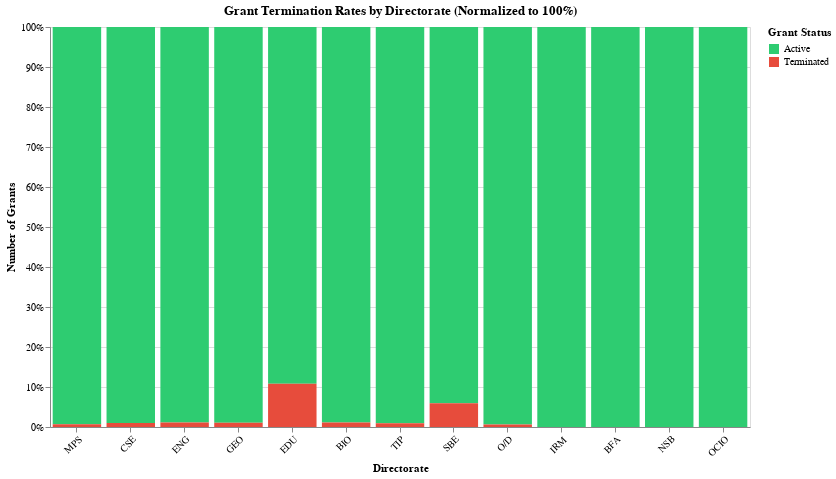

Write notebook code for a chart like this one.
### Code cell
# Create year range slider
year_range_slider = alt.binding_range(
    min=2020,
    max=2025,
    step=1,
    name='Year Range Start: '
)
year_range_start = alt.param(
    name='year_start',
    value=2020,
    bind=year_range_slider
)

year_range_slider_end = alt.binding_range(
    min=2020,
    max=2025,
    step=1,
    name='Year Range End: '
)
year_range_end = alt.param(
    name='year_end',
    value=2025,
    bind=year_range_slider_end
)

# Base chart with filtering
base = alt.Chart(termination_by_dir).transform_filter(
    (alt.datum.year >= year_range_start) & (alt.datum.year <= year_range_end)
).transform_aggregate(
    count='sum(count)',
    groupby=['directorate', 'status']
).transform_calculate(
    order="datum.status == 'Terminated' ? 0 : 1"
)


# Create main stacked bar chart (normalized percentage view)
stacked_chart = base.transform_joinaggregate(
    total='sum(count)',
    groupby=['directorate']
).transform_calculate(
    percentage='datum.count / datum.total * 100'
).mark_bar().encode(
    x=alt.X('directorate:N', title='Directorate', sort='-y', axis=alt.Axis(labelAngle=-45)),
    y=alt.Y('sum(count):Q', title='Number of Grants', stack='normalize'),
    color=alt.Color('status:N', 
                    scale=alt.Scale(domain=['Active', 'Terminated'], 
                                  range=['#2ecc71', '#e74c3c']),
                    title='Grant Status'),
    order=alt.Order('order:Q'),
    tooltip=[
        alt.Tooltip('directorate:N', title='Directorate'),
        alt.Tooltip('status:N', title='Status'),
        alt.Tooltip('count:Q', title='Number of Grants', format=','),
        alt.Tooltip('percentage:Q', title='Percentage', format='.2f')
    ]
).properties(
    width=700,
    height=400,
    title='Grant Termination Rates by Directorate (Normalized to 100%)'
).add_params(
    year_range_start,
    year_range_end
)

# Combine main chart with detail panel
final_chart = (stacked_chart).resolve_scale(
    color='shared'
)

final_chart

### Figure 1 — Vega-Lite specification as saved in the notebook (floating-point values rounded to 4 significant figures)
{"config": {"view": {"continuousWidth": 300, "continuousHeight": 300}}, "data": {"name": "data-13ef06e5419bfbe4e86b5e9edce61c3e"}, "mark": {"type": "bar"}, "encoding": {"color": {"field": "status", "scale": {"domain": ["Active", "Terminated"], "range": ["#2ecc71", "#e74c3c"]}, "title": "Grant Status", "type": "nominal"}, "order": {"field": "order", "type": "quantitative"}, "tooltip": [{"field": "directorate", "title": "Directorate", "type": "nominal"}, {"field": "status", "title": "Status", "type": "nominal"}, {"field": "count", "format": ",", "title": "Number of Grants", "type": "quantitative"}, {"field": "percentage", "format": ".2f", "title": "Percentage", "type": "quantitative"}], "x": {"axis": {"labelAngle": -45}, "field": "directorate", "sort": "-y", "title": "Directorate", "type": "nominal"}, "y": {"aggregate": "sum", "field": "count", "stack": "normalize", "title": "Number of Grants", "type": "quantitative"}}, "height": 400, "params": [{"name": "year_start", "bind": {"input": "range", "max": 2025, "min": 2020, "name": "Year Range Start: ", "step": 1}, "value": 2020}, {"name": "year_end", "bind": {"input": "range", "max": 2025, "min": 2020, "name": "Year Range End: ", "step": 1}, "value": 2025}], "resolve": {"scale": {"color": "shared"}}, "title": "Grant Termination Rates by Directorate (Normalized to 100%)", "transform": [{"filter": "((datum.year >= year_start) && (datum.year <= year_end))"}, {"aggregate": [{"op": "sum", "field": "count", "as": "count"}], "groupby": ["directorate", "status"]}, {"calculate": "datum.status == 'Terminated' ? 0 : 1", "as": "order"}, {"joinaggregate": [{"op": "sum", "field": "count", "as": "total"}], "groupby": ["directorate"]}, {"calculate": "datum.count / datum.total * 100", "as": "percentage"}], "width": 700, "$schema": "https://vega.github.io/schema/vega-lite/v5.20.1.json", "datasets": {"data-13ef06e5419bfbe4e86b5e9edce61c3e": [{"directorate": "BFA", "year": 2020, "status": "Active", "count": 10}, {"directorate": "BFA", "year": 2021, "status": "Active", "count": 11}, {"directorate": "BFA", "year": 2022, "status": "Active", "count": 13}, {"directorate": "BIO", "year": 2020, "status": "Active", "count": 1420}, {"directorate": "BIO", "year": 2021, "status": "Active", "count": 1217}, {"directorate": "BIO", "year": 2021, "status": "Terminated", "count": 9}, {"directorate": "BIO", "year": 2022, "status": "Active", "count": 1171}, {"directorate": "BIO", "year": 2022, "status": "Terminated", "count": 15}, {"directorate": "BIO", "year": 2023, "status": "Active", "count": 1066}, {"directorate": "BIO", "year": 2023, "status": "Terminated", "count": 22}, {"directorate": "BIO", "year": 2024, "status": "Active", "count": 994}, {"directorate": "BIO", "year": 2024, "status": "Terminated", "count": 27}, {"directorate": "BIO", "year": 2025, "status": "Active", "count": 784}, {"directorate": "BIO", "year": 2025, "status": "Terminated", "count": 1}, {"directorate": "CSE", "year": 2020, "status": "Active", "count": 2148}, {"directorate": "CSE", "year": 2021, "status": "Active", "count": 1861}, {"directorate": "CSE", "year": 2021, "status": "Terminated", "count": 21}, {"directorate": "CSE", "year": 2022, "status": "Active", "count": 1942}, {"directorate": "CSE", "year": 2022, "status": "Terminated", "count": 33}, {"directorate": "CSE", "year": 2023, "status": "Active", "count": 2009}, {"directorate": "CSE", "year": 2023, "status": "Terminated", "count": 41}, {"directorate": "CSE", "year": 2024, "status": "Active", "count": 1795}, {"directorate": "CSE", "year": 2024, "status": "Terminated", "count": 19}, {"directorate": "CSE", "year": 2025, "status": "Active", "count": 1472}, {"directorate": "CSE", "year": 2025, "status": "Terminated", "count": 2}, {"directorate": "EDU", "year": 2020, "status": "Active", "count": 1143}, {"directorate": "EDU", "year": 2020, "status": "Terminated", "count": 47}, {"directorate": "EDU", "year": 2021, "status": "Active", "count": 1031}, {"directorate": "EDU", "year": 2021, "status": "Terminated", "count": 128}, {"directorate": "EDU", "year": 2022, "status": "Active", "count": 1106}, {"directorate": "EDU", "year": 2022, "status": "Terminated", "count": 161}, {"directorate": "EDU", "year": 2023, "status": "Active", "count": 941}, {"directorate": "EDU", "year": 2023, "status": "Terminated", "count": 212}, {"directorate": "EDU", "year": 2024, "status": "Active", "count": 1104}, {"directorate": "EDU", "year": 2024, "status": "Terminated", "count": 180}, {"directorate": "EDU", "year": 2025, "status": "Active", "count": 770}, {"directorate": "EDU", "year": 2025, "status": "Terminated", "count": 13}, {"directorate": "ENG", "year": 2020, "status": "Active", "count": 1759}, {"directorate": "ENG", "year": 2020, "status": "Terminated", "count": 2}, {"directorate": "ENG", "year": 2021, "status": "Active", "count": 1567}, {"directorate": "ENG", "year": 2021, "status": "Terminated", "count": 8}, {"directorate": "ENG", "year": 2022, "status": "Active", "count": 1651}, {"directorate": "ENG", "year": 2022, "status": "Terminated", "count": 28}, {"directorate": "ENG", "year": 2023, "status": "Active", "count": 1660}, {"directorate": "ENG", "year": 2023, "status": "Terminated", "count": 32}, {"directorate": "ENG", "year": 2024, "status": "Active", "count": 1605}, {"directorate": "ENG", "year": 2024, "status": "Terminated", "count": 40}, {"directorate": "ENG", "year": 2025, "status": "Active", "count": 1459}, {"directorate": "ENG", "year": 2025, "status": "Terminated", "count": 3}, {"directorate": "GEO", "year": 2020, "status": "Active", "count": 1633}, {"directorate": "GEO", "year": 2020, "status": "Terminated", "count": 2}, {"directorate": "GEO", "year": 2021, "status": "Active", "count": 1742}, {"directorate": "GEO", "year": 2021, "status": "Terminated", "count": 11}, {"directorate": "GEO", "year": 2022, "status": "Active", "count": 1396}, {"directorate": "GEO", "year": 2022, "status": "Terminated", "count": 31}, {"directorate": "GEO", "year": 2023, "status": "Active", "count": 1363}, {"directorate": "GEO", "year": 2023, "status": "Terminated", "count": 14}, {"directorate": "GEO", "year": 2024, "status": "Active", "count": 1288}, {"directorate": "GEO", "year": 2024, "status": "Terminated", "count": 33}, {"directorate": "GEO", "year": 2025, "status": "Active", "count": 1008}, {"directorate": "GEO", "year": 2025, "status": "Terminated", "count": 1}, {"directorate": "IRM", "year": 2020, "status": "Active", "count": 15}, {"directorate": "IRM", "year": 2021, "status": "Active", "count": 26}, {"directorate": "IRM", "year": 2022, "status": "Active", "count": 25}, {"directorate": "MPS", "year": 2020, "status": "Active", "count": 2687}, {"directorate": "MPS", "year": 2020, "status": "Terminated", "count": 8}, {"directorate": "MPS", "year": 2021, "status": "Active", "count": 2544}, {"directorate": "MPS", "year": 2021, "status": "Terminated", "count": 9}, {"directorate": "MPS", "year": 2022, "status": "Active", "count": 2516}, {"directorate": "MPS", "year": 2022, "status": "Terminated", "count": 18}, {"directorate": "MPS", "year": 2023, "status": "Active", "count": 2625}, {"directorate": "MPS", "year": 2023, "status": "Terminated", "count": 26}, {"directorate": "MPS", "year": 2024, "status": "Active", "count": 2447}, {"directorate": "MPS", "year": 2024, "status": "Terminated", "count": 39}, {"directorate": "MPS", "year": 2025, "status": "Active", "count": 2164}, {"directorate": "MPS", "year": 2025, "status": "Terminated", "count": 7}, {"directorate": "NSB", "year": 2020, "status": "Active", "count": 4}, {"directorate": "NSB", "year": 2021, "status": "Active", "count": 2}, {"directorate": "NSB", "year": 2022, "status": "Active", "count": 7}, {"directorate": "NSB", "year": 2023, "status": "Active", "count": 2}, {"directorate": "O/D", "year": 2020, "status": "Active", "count": 175}, {"directorate": "O/D", "year": 2021, "status": "Active", "count": 159}, {"directorate": "O/D", "year": 2022, "status": "Active", "count": 162}, {"directorate": "O/D", "year": 2022, "status": "Terminated", "count": 3}, {"directorate": "O/D", "year": 2023, "status": "Active", "count": 218}, {"directorate": "O/D", "year": 2023, "status": "Terminated", "count": 1}, {"directorate": "O/D", "year": 2024, "status": "Active", "count": 328}, {"directorate": "O/D", "year": 2024, "status": "Terminated", "count": 4}, {"directorate": "O/D", "year": 2025, "status": "Active", "count": 224}, {"directorate": "OCIO", "year": 2021, "status": "Active", "count": 1}, {"directorate": "OCIO", "year": 2022, "status": "Active", "count": 1}, {"directorate": "SBE", "year": 2020, "status": "Active", "count": 1129}, {"directorate": "SBE", "year": 2020, "status": "Terminated", "count": 1}, {"directorate": "SBE", "year": 2021, "status": "Active", "count": 883}, {"directorate": "SBE", "year": 2021, "status": "Terminated", "count": 66}, {"directorate": "SBE", "year": 2022, "status": "Active", "count": 741}, {"directorate": "SBE", "year": 2022, "status": "Terminated", "count": 67}, {"directorate": "SBE", "year": 2023, "status": "Active", "count": 734}, {"directorate": "SBE", "year": 2023, "status": "Terminated", "count": 67}, {"directorate": "SBE", "year": 2024, "status": "Active", "count": 678}, {"directorate": "SBE", "year": 2024, "status": "Terminated", "count": 91}, {"directorate": "SBE", "year": 2025, "status": "Active", "count": 507}, {"directorate": "SBE", "year": 2025, "status": "Terminated", "count": 3}, {"directorate": "TIP", "year": 2020, "status": "Active", "count": 858}, {"directorate": "TIP", "year": 2021, "status": "Active", "count": 868}, {"directorate": "TIP", "year": 2021, "status": "Terminated", "count": 1}, {"directorate": "TIP", "year": 2022, "status": "Active", "count": 821}, {"directorate": "TIP", "year": 2022, "status": "Terminated", "count": 4}, {"directorate": "TIP", "year": 2023, "status": "Active", "count": 973}, {"directorate": "TIP", "year": 2023, "status": "Terminated", "count": 16}, {"directorate": "TIP", "year": 2024, "status": "Active", "count": 987}, {"directorate": "TIP", "year": 2024, "status": "Terminated", "count": 28}, {"directorate": "TIP", "year": 2025, "status": "Active", "count": 830}, {"directorate": "TIP", "year": 2025, "status": "Terminated", "count": 1}]}}
